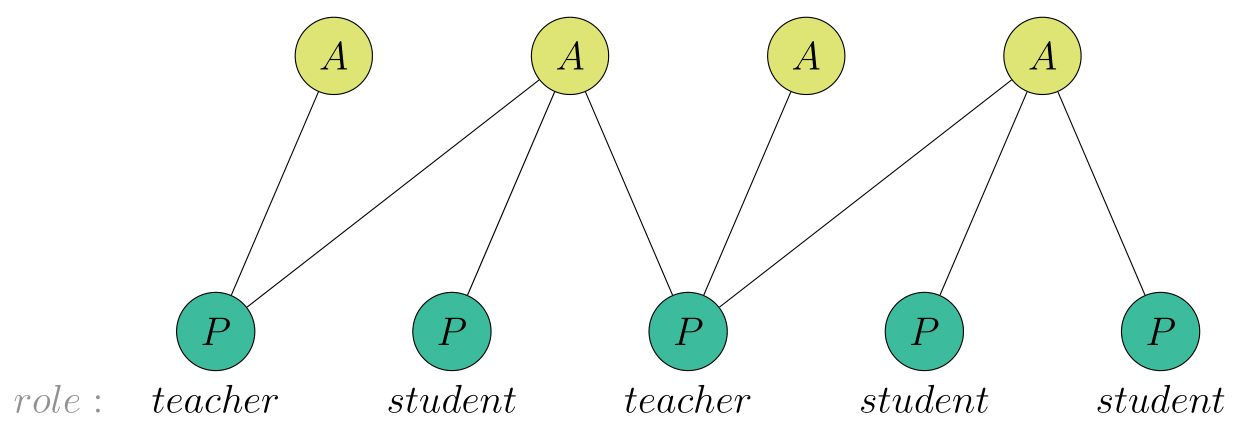
#> input picture examples/basic/mining_gfd/figures/graphs/papers_graph.png, 1240 x 426 px, found by its file name; the run also reads 1 picture not shown here
$ python mining_gfd1.py
#> lines starting #> are read from the running program, lines starting #| are printed output that depends on the picture
from pathlib import Path

import desbordante
import matplotlib.image as mpimg
import matplotlib.pyplot as plt


class bcolors:
    ARTICLE = '\033[38;2;173;255;47m'
    PERSON = '\033[38;2;46;139;87m'
    HEADER = '\033[95m'
    WARNING = '\033[93m'
    ENDC = '\033[0m'


def colored(message, color):
    return color + message + bcolors.ENDC


GRAPH_NAME = 'papers_graph'
EMBEDDINGS_NAME = 'papers_embeddings'
GFD_NAME = 'papers_gfd'

GRAPHS_DATASETS_FOLDER_PATH = 'examples/datasets/mining_gfd'

GRAPH = Path(f'{GRAPHS_DATASETS_FOLDER_PATH}/{GRAPH_NAME}.dot')

GRAPH_IMAGE = Path(f'examples/basic/mining_gfd/figures/graphs/{GRAPH_NAME}.png')
EMBEDDINGS_IMAGE = Path(f'examples/basic/mining_gfd/figures/graphs/{EMBEDDINGS_NAME}.png')
GFD_IMAGE = Path(f'examples/basic/mining_gfd/figures/gfds/{GFD_NAME}.png')

PREAMBLE = ("Our profiler supports two tasks related to graph functional dependencies (GFDs): "
            "validation and mining (discovery). In this example, we will focus on the mining "
            "task (for validation, we refer the reader to another example). The mining algorithm "
            "used in our profiler is described in the article \"Discovering Graph Functional "
            "Dependencies\" by Fan Wenfei, Hu Chunming, Liu Xueli, and Lu Pinge, presented at SIGMOD '18.\n")

GFD_INFO = ("GFDs are functional dependencies that consist of a pattern - a graph that specifies the "
            "scope - and a rule. The nature of this object will become clearer through the "
            "example that follows.\n")

GRAPH_INFO = ("Let's analyze GFD mining through an example. Look at the graph "
              "presented on the top left in the figure. It describes the connections "
              "between scientific articles and their authors. The vertices of this "
              f"graph have two labels: {colored('Article (A)', bcolors.ARTICLE)} and "
              f"{colored('Person (P)', bcolors.PERSON)}. Each vertex has its own set "
              "of attributes depending on the label.\n\n"
              f"{colored('Article', bcolors.ARTICLE)}:\n- {colored('title', bcolors.ARTICLE)}"
              " denotes the title of the article.\n\n"
              f"{colored('Person', bcolors.PERSON)}:\n- {colored('name', bcolors.PERSON)}"
              f" denotes the name of a person,\n- {colored('role', bcolors.PERSON)}"
              " can take one of two values: \"teacher\" or \"student\".\n")

ALGO_INFO = ("The discovery algorithm, in addition to the graph, takes two parameters as input:\n"
             "- k: the maximum number of vertices in the pattern,\n"
             "- sigma: the minimum frequency of GFD occurrences in the original graph.\n")

INFO = "Let's run the algorithm and look at the result. We will set k=3 and sigma=2.\n"

REWRITING = ("It may be difficult to interpret, so let's rewrite it to a more human-readable "
             "format. Note that the empty line immediately following the colon (\":\") "
             "indicates that the left-hand side of the dependency has no conditions. "
             "Conversely, if the right-hand side of the dependency had no conditions, "
             "the second line would be empty.\n")

GFD_TEXT = (f'      {colored("0", bcolors.ARTICLE)}    {colored("1", bcolors.PERSON)}'
            f'    {colored("2", bcolors.ARTICLE)}\n'
            f'     {colored("(A)", bcolors.ARTICLE)}--{colored("(P)", bcolors.PERSON)}-'
            f'-{colored("(A)", bcolors.ARTICLE)}\n'
            '{} --> {' + colored("1", bcolors.PERSON) + '.' + colored("role", bcolors.PERSON) + ''
            '=teacher}\n\nThe mined dependency can also be seen on the right in the figure.\n')

RESULTS = ("The discovered dependency can be expressed as the following fact: If a person "
           "has two published articles, then they are a teacher.\n")

EXAMPLE_INFO = ('It is recommended to look at the second example for a deeper '
                'understanding of graph functional dependency mining. It is '
                'located in the file "mining_gfd2.py".\n')

EXIT = colored("Close the image window to finish.", bcolors.WARNING)


def execute_algo(algo):
    algo.load_data(graph=GRAPH, gfd_k=3, gfd_sigma=2)
    algo.execute()
    print(f'{bcolors.HEADER}Desbordante > {bcolors.ENDC}', end='')
    print('Mined GFDs:', len(algo.get_gfds()))
    print()
    print("Let's print found dependency (in DOT language):")
    for gfd in algo.get_gfds():
        print(gfd)
    print(REWRITING)
    print(GFD_TEXT)


def show_example():
    fig, axarr = plt.subplots(2, 2, figsize=(14, 6), gridspec_kw={'width_ratios': [7, 3], 'wspace': 0.5})
    gs = axarr[0, 1].get_gridspec()
    for ax in axarr[:, 1]:
        ax.remove()
    axsbig = fig.add_subplot(gs[:, -1])

    axarr[0, 0].set_axis_off()
    axarr[0, 0].set_title('$Original$ $graph$')
    axarr[0, 0].imshow(mpimg.imread(GRAPH_IMAGE))
    axarr[1, 0].set_axis_off()
    axarr[1, 0].set_title('$GFD$ $embeddings$')
    axarr[1, 0].imshow(mpimg.imread(EMBEDDINGS_IMAGE))
    axsbig.set_axis_off()
    axsbig.set_title('$Mined$ $GFD$')
    axsbig.imshow(mpimg.imread(GFD_IMAGE))
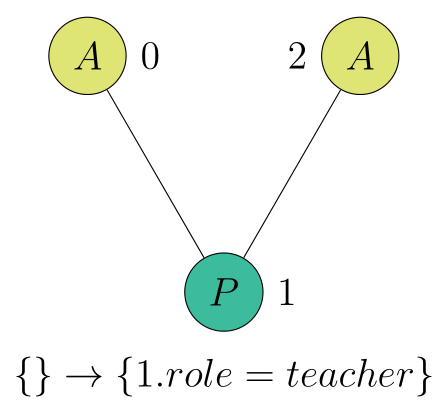
#> input picture examples/basic/mining_gfd/figures/gfds/papers_gfd.png, 448 x 410 px, found by its file name
    plt.show()
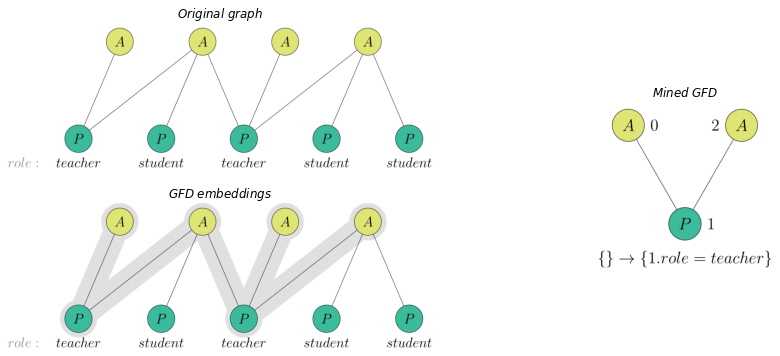
#> figure drawn by matplotlib, 3 panels


print(PREAMBLE)
print(GFD_INFO)
print(GRAPH_INFO)
print(ALGO_INFO)
print(INFO)
execute_algo(desbordante.gfd_mining.algorithms.GfdMiner())
print(RESULTS)
print(EXAMPLE_INFO)
print(EXIT)

show_example()
